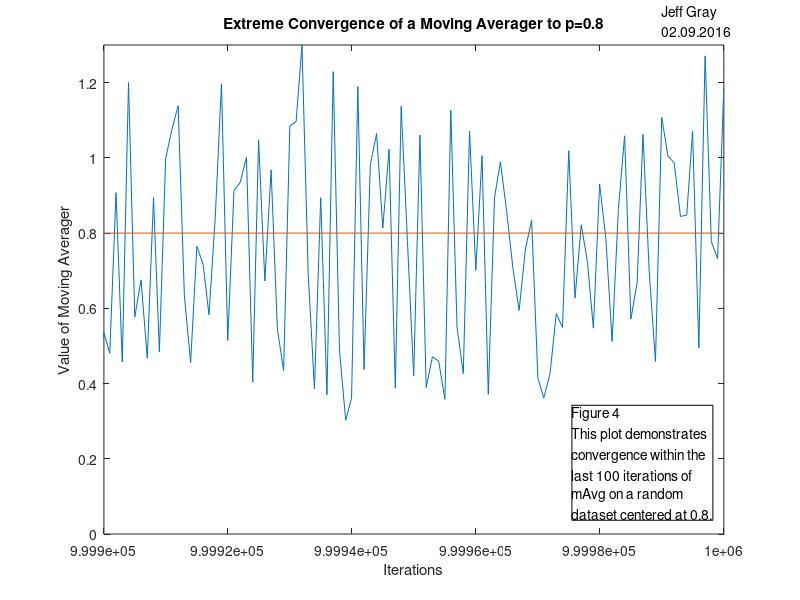

Here is the MATLAB script that generated this plot:
%   jeff gray
%   jhg7nm
%   lab3
%   description: runs problem 3.3B.1

function averagingSim()
    clc;
    clf;
    figure1 = figure;
    
    randNums = rand(1000000, 1) + 0.3;    %   generating 1m random numbers centered at 0.8
    
    %   plotting
    plot(randNums)
    hold on
    line([0 1000000], [.8, .8])
    hold on
    
    %   formatting plot and adding text
    axis([1000000-100 1000000 0 1.3])
    annotation(figure1,'textbox',...
    [0.826985854189336 0.938432835820895 0.0891392818280741 0.0541044776119401],...
    'String',{'Jeff Gray','02.09.2016'},...
    'FitBoxToText','off',...
    'EdgeColor','none');
annotation(figure1,'textbox',...
    [0.714866003419867 0.132924668073611 0.176278558726928 0.20895521820926],...
    'String',{'Figure 4','This plot demonstrates','convergence within the','last 100 iterations of','mAvg on a random','dataset centered at 0.8.'});
    title('Extreme Convergence of a Moving Averager to p=0.8')
    xlabel('Iterations')
    ylabel('Value of Moving Averager')

    
    
